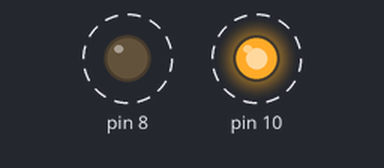
The sketch below on a simulated Arduino Uno, built with avr-gcc and run on an emulated ATmega328P. Shown: output pins drawn as LEDs (lit = HIGH). Dashed ring = blinking.

Above: at 0.15 s.
Timing chart, 0 to 3.0 s (numbered marks = the images above):
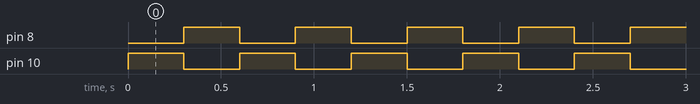

The sketch:

police.ino
```cpp
void setup() {
  pinMode(8, OUTPUT);
  pinMode(10,OUTPUT);

}

void loop() {
 digitalWrite(10, HIGH);
 digitalWrite(8,LOW);
 delay(300);
 digitalWrite(8, HIGH);
 digitalWrite(10,LOW);
 delay(300);
}
```

Measured:
- by itself, pin 8, pin 10: alternates HIGH for 0.30 s and LOW for 0.30 s
